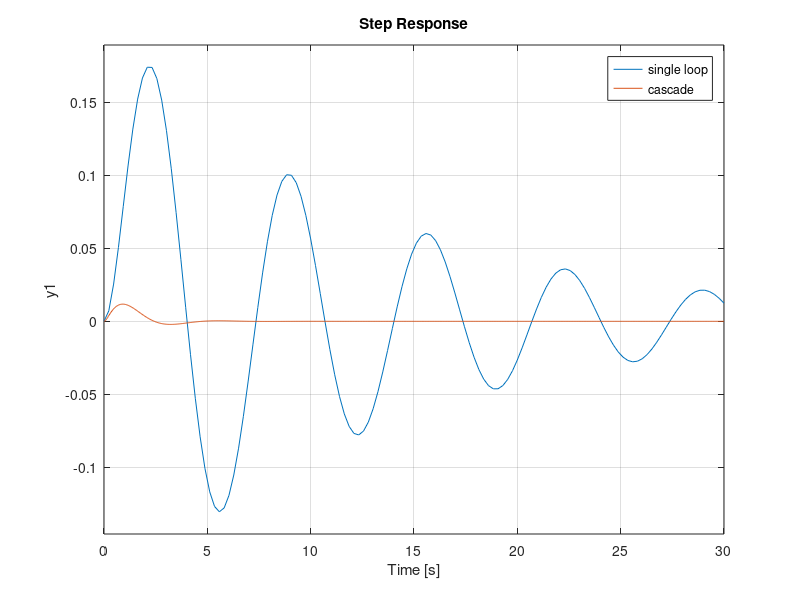

The MATLAB source for this figure:
%% Ch.6 — Example 6.1 in code
% Process Dynamics and Control, SeoulTech — slide 12
% https://seoultechpse.github.io/ProCon/ch6/ch6_multiloop.html#/11
% Requires: Control System Toolbox

clear; close all; clc

Gp = tf(0.8,[2 1]);  Gv = tf(0.5,[1 1]);  GL = tf(0.75,[1 1]);
Kc2 = 18;
Gv_s = feedback(Kc2*Gv, 1);                % G_v*
GL_s = minreal(GL/(1 + Kc2*Gv));           % G_L*

Kc = 3;  tI = 0.5;  Gc = Kc*tf([tI 1],[tI 0]);
load_single  = minreal(GL*Gp/(1 + Gc*Gv*Gp));
load_cascade = minreal(GL_s*Gp/(1 + Gc*Gv_s*Gp));
step(load_single, load_cascade, 30), legend('single loop','cascade')
